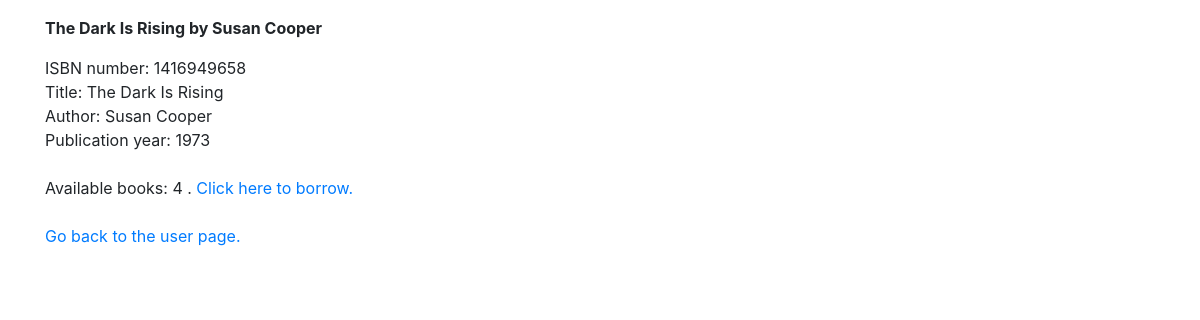
Screenshot of /1416949658 with the database file from the repository.
### library/models.py (models this page shows)
class books(models.Model):
    isbn = models.CharField(max_length=64)
    title = models.CharField(max_length=256)
    author = models.CharField(max_length=256)
    year = models.CharField(max_length=4)
    quantity = models.IntegerField()
    def __str__(self):
        return f'{self.title} by {self.author}'

### library/views.py (the view)
# urls.py: path("<i_isbn>", views.book_view, name = "book"),
def book_view(request, i_isbn):
    try:
        book = books.objects.get(isbn=i_isbn)
        return render(request, "library/book.html", {"book": book})
    except:
        return HttpResponse('You must click link from a user page to see book\'s details.')

### library/templates/library/book.html (shortened to what this page needs)
{% extends "library/base.html" %}
{% block body %}
<div class="container">
  <div>
      <p style="font-weight:bold"> {{book}} </p>
      ISBN number: <a id="isbn">{{book.isbn}}</a><br>
      Title: {{book.title}} <br>
      Author: {{book.author}}  <br>
      Publication year: {{book.year}}  <br><br>
      Available books: <span id="bookQuantity"> {{book.quantity}} </span>.  <a href="" id="borrow">Click here to borrow. </a>
      <br><br>
  </div>
  <div>
      <a href="{% url 'user'  %}">Go back to the user page.</a>
  </div>
</div>
{% endblock %}

### rows the page displays
books: title+author "The Dark Is Rising by Susan Cooper", isbn "1416949658", title "The Dark Is Rising", author "Susan Cooper", year "1973", quantity "4"
